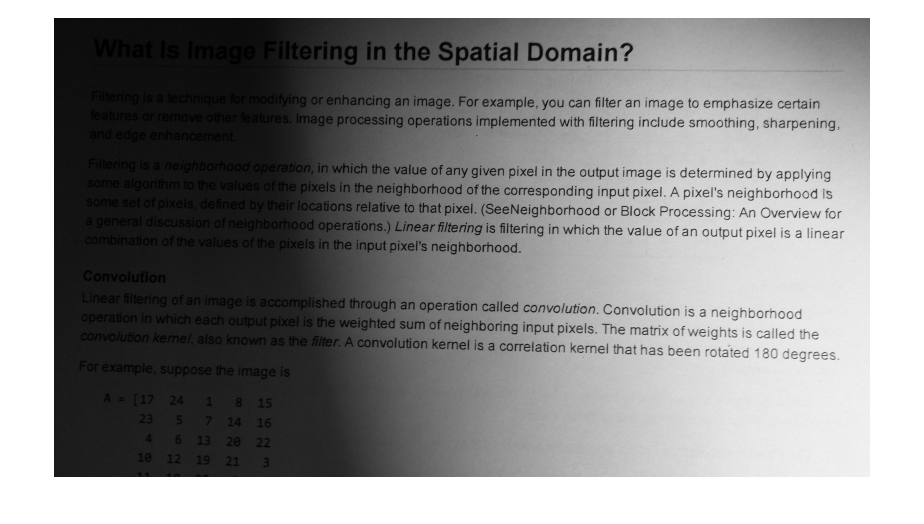
#> input picture grayscale_to_binary.png, 1848 x 1048 px (shown at 1/2 size)
$ jupyter execute grayscale_to_binary.ipynb
#> lines starting #> are read from the running program, lines starting #| are printed output that depends on the picture; after the words box and inside, x2 and y2 are one past the last pixel; in counts of white or black regions, pixels touching at a corner belong together
[cell 1]
import cv2 as cv
import matplotlib.pyplot as plt
import numpy as np

[cell 2]
grayscale_img = cv.imread('grayscale_to_binary.png')
#> grayscale_img is the input picture: shape (1048, 1848, 3); min 0, max 255, mean 143.1

[cell 3]
threshold = np.mean(grayscale_img)
#> threshold = 143.1

[cell 4]
threshold
#> Out = 143.1

[cell 5]
tres,gray = cv.threshold(grayscale_img,threshold, 256, cv.THRESH_BINARY )
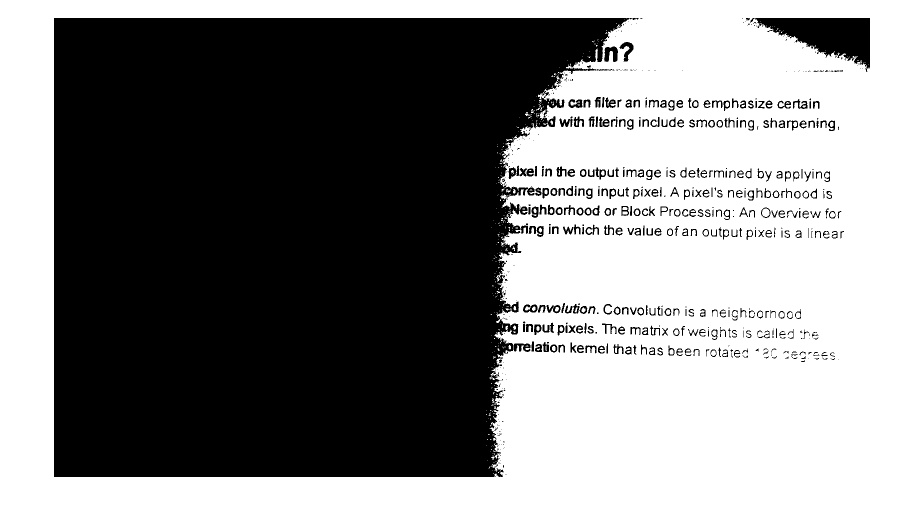
#> gray: shape (1048, 1848, 3) (shown at 1/2 size); 53.3% white; 633 black regions (299 under 20 px), largest, box (x1, y1, x2, y2) and area: (108, 36, 1277, 954) 857544, (1500, 36, 1740, 144) 12794, (1208, 93, 1236, 124) 582
#> tres = 143

[cell 6]
plt.imshow(gray)

[cell 7]
grayscale_img.shape
#> Out = (1048, 1848, 3)

[cell 8]
for i in range(3):
    for j in range(1848):
        for k in range(1048):
            if grayscale_img[:,:,i][:,j][k] > threshold:
                grayscale_img[:,:,i][:,j][k] = 255
            else:
                grayscale_img[:,:,i][:,j][k] = 0

[cell 9]
grayscale_img.shape
#> Out = (1048, 1848, 3)
